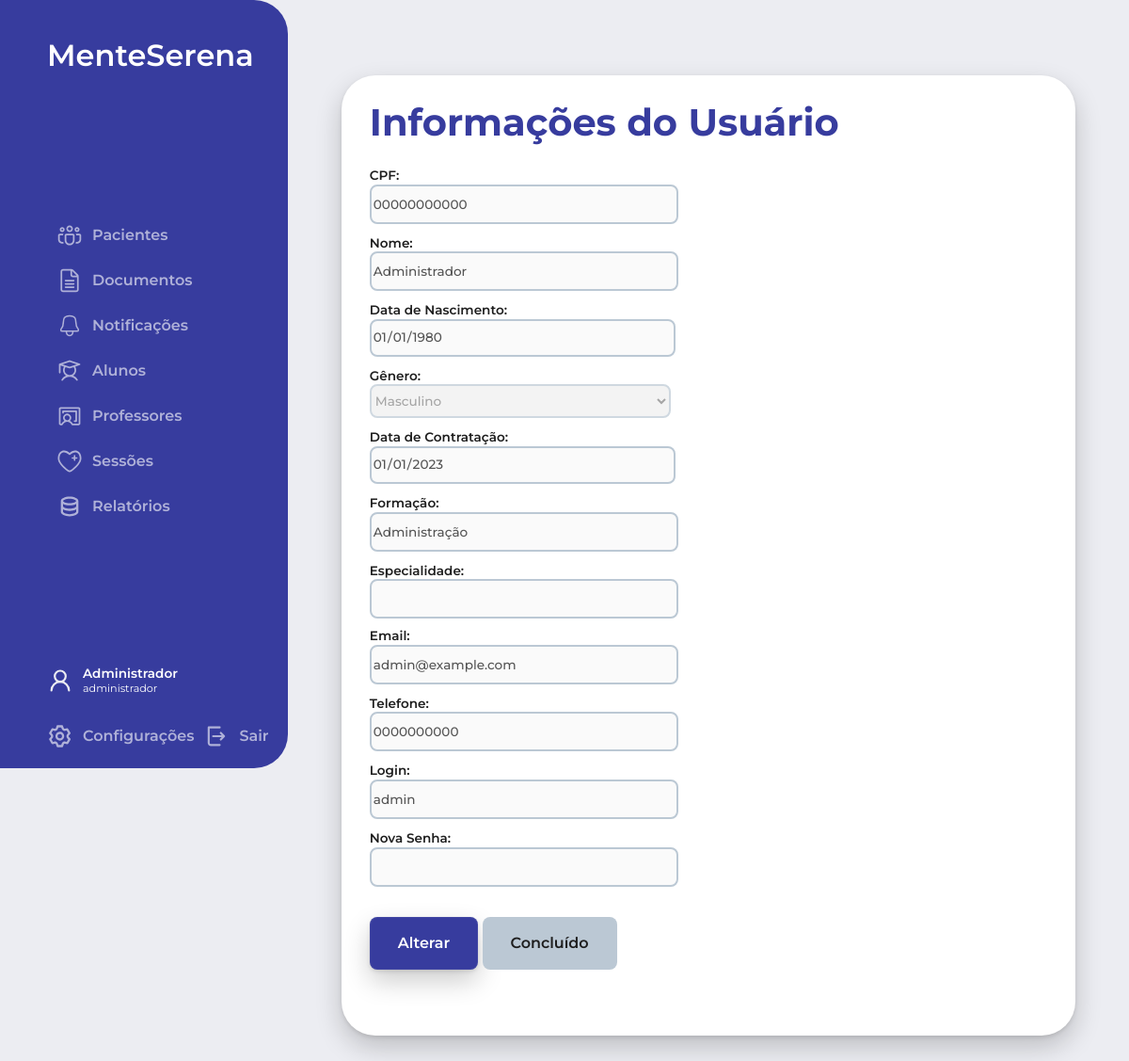
/php/acessarUsuario.php?id=1 (signed in), run on an earlier commit of the app's database.
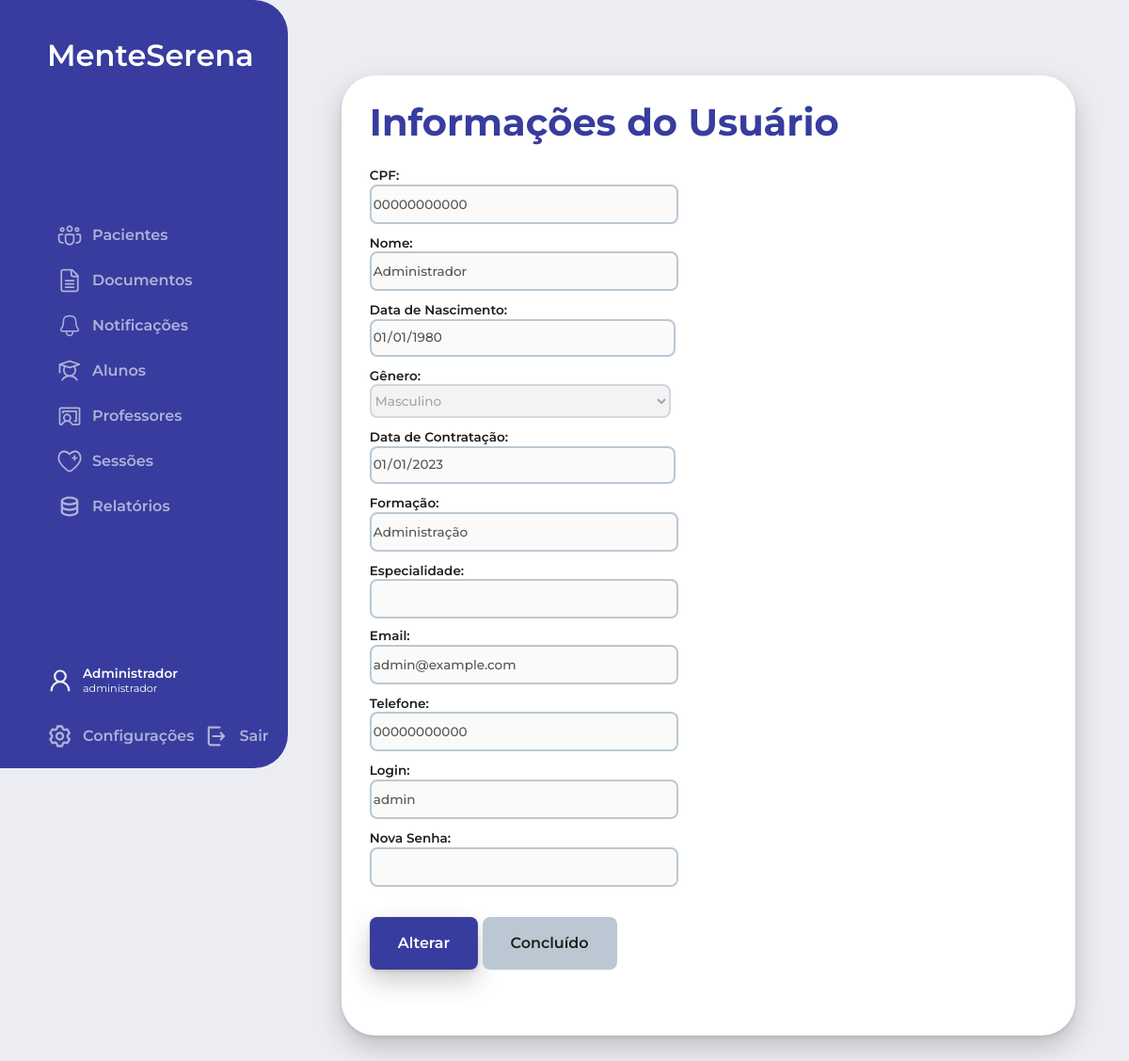
And on a later commit of the database.
### tables this page shows
CREATE TABLE Usuarios (
    id_usuario INT AUTO_INCREMENT PRIMARY KEY,
    cpf VARCHAR(11) NOT NULL,
    nome VARCHAR(50) NOT NULL,
    data_nascimento DATE NOT NULL,
    genero ENUM('Masculino', 'Feminino', 'Outro') NOT NULL,
    data_contratacao DATE NOT NULL,
    formacao VARCHAR(50) NOT NULL,
    tipo_usuario ENUM('aluno', 'professor', 'administrador') NOT NULL,
    especialidade VARCHAR(20),
    email VARCHAR(50) NOT NULL,
    telefone VARCHAR(11) NOT NULL,
    login VARCHAR(20) NOT NULL,
    senha VARCHAR(255) NOT NULL,
    ativo BOOLEAN NOT NULL
);

### php/acessarUsuario.php (the view, shortened to what this page needs)
<?php
include('../config.php');
$idUsuario = isset($_GET['id']) ? $_GET['id'] : '';
$queryUsuario = "SELECT * FROM Usuarios WHERE id_usuario = ?";
$stmtUsuario = mysqli_prepare($conn, $queryUsuario);
mysqli_stmt_bind_param($stmtUsuario, "i", $idUsuario);
mysqli_stmt_execute($stmtUsuario);
$resultUsuario = mysqli_stmt_get_result($stmtUsuario);
$usuario = mysqli_fetch_assoc($resultUsuario);
?>
<!DOCTYPE html>
<html lang="pt-br">
<head>
  <link rel="stylesheet" href="../estilo.css">
  <link rel="stylesheet" href="../css/sidebar.css">
  <link rel="stylesheet" href="../css/mainContent.css">
</head>
<body>
  <div class="body_section">
    <?php include('sidebar.php'); ?>
    <main>
      <div class="main_title"><h2>Informações do Usuário</h2></div>
      <div class="content">
        <form class="main_form" action="acessarUsuario.php?id=<?php echo $idUsuario; ?>" method="post">
          <div class="form_group">
            <div class="form_input">
              <label for="cpf">CPF:</label>
              <input type="text" name="cpf" id="cpf" value="<?php echo $usuario['cpf']; ?>" disabled>
            </div>
            <div class="form_input">
              <label for="nome">Nome:</label>
              <input type="text" name="nome" id="nome" value="<?php echo $usuario['nome']; ?>" disabled>
            </div>
            <div class="form_input">
              <label for="data_nascimento">Data de Nascimento:</label>
              <input type="date" name="data_nascimento" id="data_nascimento" value="<?php echo $usuario['data_nascimento']; ?>" disabled>
            </div>
            <div class="form_input">
              <label for="genero">Gênero:</label>
                <select name="genero" id="genero" disabled>
                <option value="Masculino" <?php echo ($usuario['genero'] == 'Masculino') ? 'selected' : ''; ?>>Masculino</option>
                </select>
            </div>
            <div class="form_input">
              <label for="data_contratacao">Data de Contratação:</label>
              <input type="date" name="data_contratacao" id="data_contratacao" value="<?php echo $usuario['data_contratacao']; ?>" disabled>
            </div>
            <div class="form_input">
              <label for="formacao">Formação:</label>
              <input type="text" name="formacao" id="formacao" value="<?php echo $usuario['formacao']; ?>" disabled>
            </div>
            <div class="form_input">
              <label for="especialidade">Especialidade:</label>
              <input type="text" name="especialidade" id="especialidade" value="<?php echo $usuario['especialidade']; ?>" disabled>
            </div>
            <div class="form_input">
              <label for="email">Email:</label>
              <input type="text" name="email" id="email" value="<?php echo $usuario['email']; ?>" disabled>
            </div>
            <div class="form_input">
              <label for="telefone">Telefone:</label>
              <input type="text" name="telefone" id="telefone" value="<?php echo $usuario['telefone']; ?>" disabled>
            </div>
            <div class="form_input">
              <label for="login">Login:</label>
              <input type="text" name="login" id="login" value="<?php echo $usuario['login']; ?>" disabled>
            </div>
            <div class="form_input">
              <label for="nova_senha">Nova Senha:</label>
              <input type="password" name="nova_senha" id="nova_senha" disabled>
            </div>
          </div>
          <div class="form_group full_width">
            <button type="button" id="alterarBtn" class="botao_azul text_button">Alterar</button>
            <button type="submit" id="concluidoBtn" class="botao_azul text_button" name="botao" value="Concluído" disabled>Concluído</button>
          </div>
        </form>
      </div>
    </main>
  </div>
</body>
</html>

What changed in the data, as far as the page shows it:
changed usuarios "Administrador": telefone "0000000000" → "00000000000"
